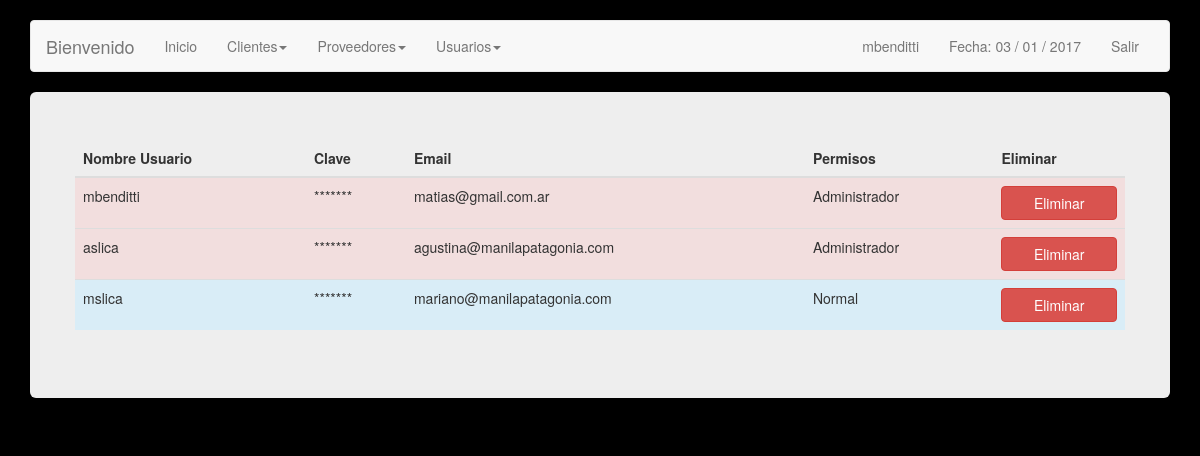
/usuarios.php (signed in), run on the app's committed database.
### tables this page shows
CREATE TABLE IF NOT EXISTS `usuarios` (
  `ID` int(9) unsigned NOT NULL AUTO_INCREMENT,
  `username` varchar(180) DEFAULT NULL,
  `password` varchar(180) DEFAULT NULL,
  `email` varchar(180) DEFAULT NULL,
  `id_extreme` varchar(180) DEFAULT NULL,
  `permisos` int(11) NOT NULL,
  PRIMARY KEY (`ID`)
);

### usuarios.php (the view, shortened to what this page needs)
<?php
include('config.php');
$link = mysqli_connect ($dbhost, $dbusername, $dbuserpass);
mysqli_select_db($link,$dbname) or die('No se puede seleccionar la base de datos');
$query = mysqli_query($link,"SELECT * FROM usuarios") or die(mysql_error());
?>
<!DOCTYPE html>
<html lang="en">
  <head>
    <link href="css/bootstrap.min.css" rel="stylesheet">
  </head>
  <body>
    <br>
        <div class="container">
      <div class="navbar navbar-default" role="navigation">
        <div class="container-fluid">
          <div class="navbar-header">
            <a class="navbar-brand" href="#">Bienvenido </a>
          </div>
          <div class="navbar-collapse collapse">
            <ul class="nav navbar-nav">
              <li class=""><a href="inicio.php">Inicio</a></li>
              <li class="dropdown">
              	<a class="dropdown-toggle" data-toggle="dropdown" href="#">Clientes<span class="caret"></span></a>
              </li>
              <li class="dropdown">
              	<a class="dropdown-toggle" data-toggle="dropdown" href="#">Proveedores<span class="caret"></span></a>
              </li>
			  <?php
					if($_SESSION["permiso"] == 1) {
						?> <li class="dropdown">
              					<a class="dropdown-toggle" data-toggle="dropdown" href="#">Usuarios<span class="caret"></span></a>
              				</li><?php
					}
			  ?>
            </ul>
            <ul class="nav navbar-nav navbar-right">
               <li><a href=""> <?php echo $_SESSION["s_username"]; ?> </a></li>
              <li><a href="">Fecha:
              	<?php
              	echo date("d / m / Y");
              	?></a></li>
              <li><a href="cerrar.php">Salir</a></li>
            </ul>
          </div>
        </div>
      </div>
      <div class="jumbotron">
<div class="row">
              <table class="table table-hover">
                	<thead>
                    	<th> Nombre Usuario </th>
                        <th> Clave </th>
                        <th> Email </th>
                        <th> Permisos </th>
                        <?php if($_SESSION["permiso"] == 1){?> <th> Eliminar </th> <?php }?>
                    </thead>
                    <tbody>
                    	<?php while($usuario = mysqli_fetch_array($query)){ ?>
                        <?php if($usuario['permisos'] == 1){ ?>
                        <tr class="danger">
                            <td> <?php echo $usuario['username']; ?> </td>
                            <td> <?php if ($usuario['password'] != ''){ echo "*******";}else{ echo "Sin pass";} ?> </td>
                            <td> <?php echo $usuario['email']; ?> </td>
                            <td> <?php if($usuario['permisos'] == 1){ echo "Administrador";}else{ echo "Normal";} ?> </td>
                             <?php if($_SESSION["permiso"] == 1){?>
                            <td>  <a href="eliminar.php?id=<?php echo $usuario['ID'];?>&tipo=usuario " role="button"  class="btn btn-danger btn-primary btn-block"> Eliminar </a></td>
							<?php }?>
                        </tr>
                        <?php }else{ ?>
                        <tr class="info">
                            <td> <?php echo $usuario['username']; ?> </td>
                            <td> <?php if ($usuario['password'] != ''){ echo "*******";}else{ echo "Sin pass";} ?> </td>
                            <td> <?php echo $usuario['email']; ?> </td>
                            <td> <?php if($usuario['permisos'] == 1){ echo "Administrador";}else{ echo "Normal";} ?> </td>
                             <?php if(($_SESSION["permiso"] == 1)||($_SESSION["permiso"] == 2)){?>
                            <td>  <a href="eliminar.php?id=<?php echo $usuario['ID'];?>&tipo=usuario " role="button"  class="btn btn-danger btn-primary btn-block"> Eliminar </a></td>
							<?php }?>
                        </tr>
                        <?php } ?>
                        <?php } ?>
                    </tbody>
				</table>
</div>
      </div>
    </div>
  </body>
</html>

### usuarios.php (style rules this page uses)
body { background: #000; }

### data on the page
usuarios: username "mbenditti", email "matias@gmail.com.ar", permisos "Administrador"
usuarios: username "aslica", email "agustina@manilapatagonia.com", permisos "Administrador"
usuarios: username "mslica", email "mariano@manilapatagonia.com", permisos "Normal"

### other printed values
$_SESSION["s_username"] "mbenditti"
